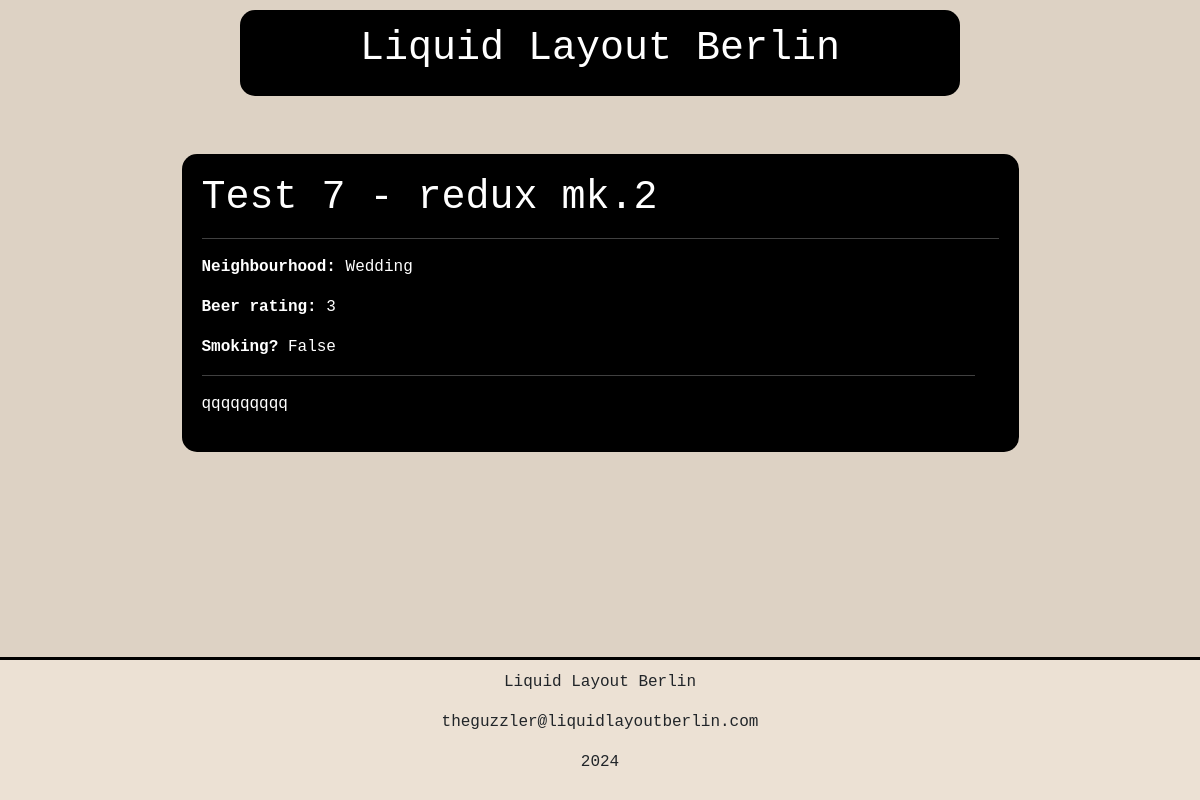
The page /index on the database as committed earlier.
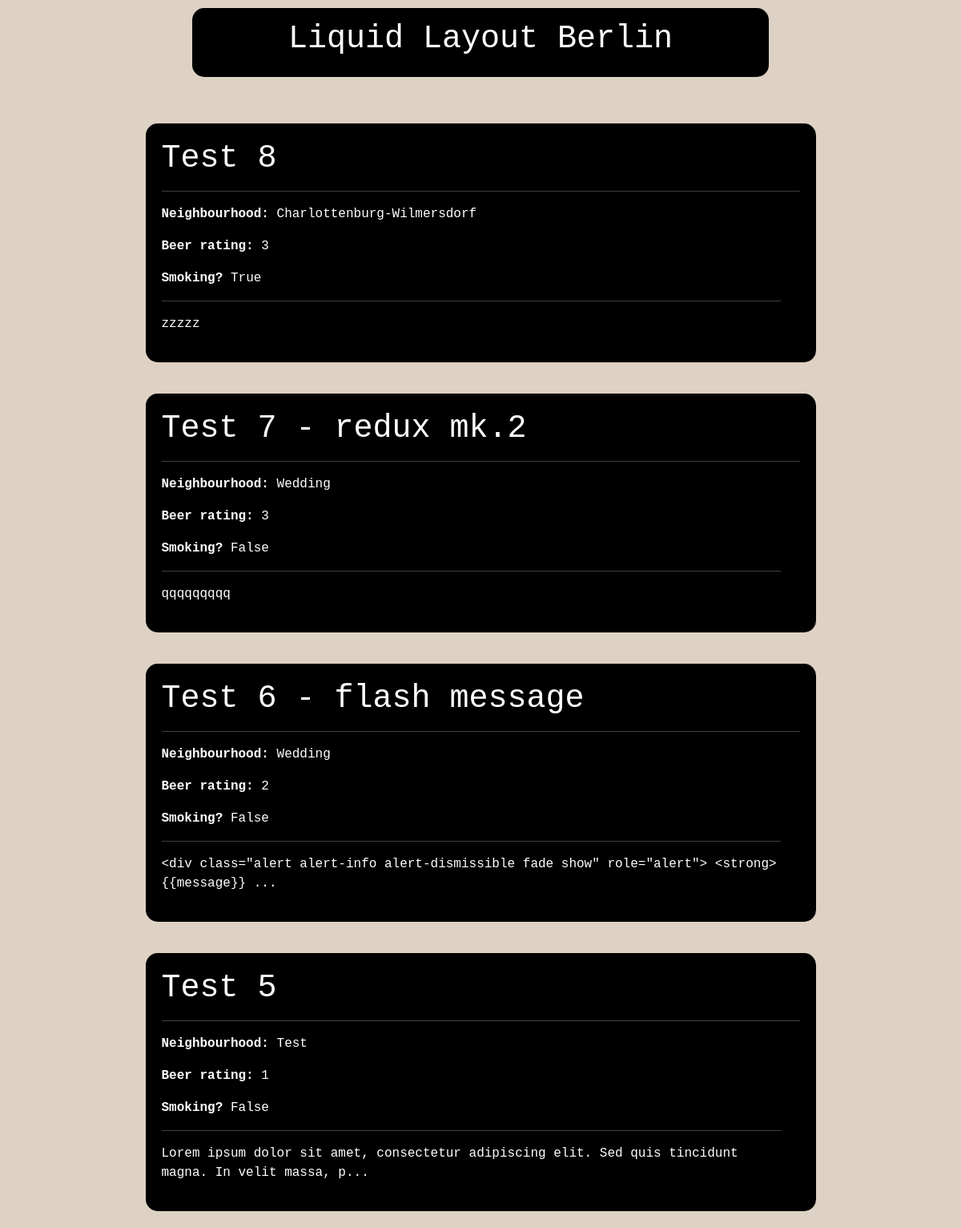
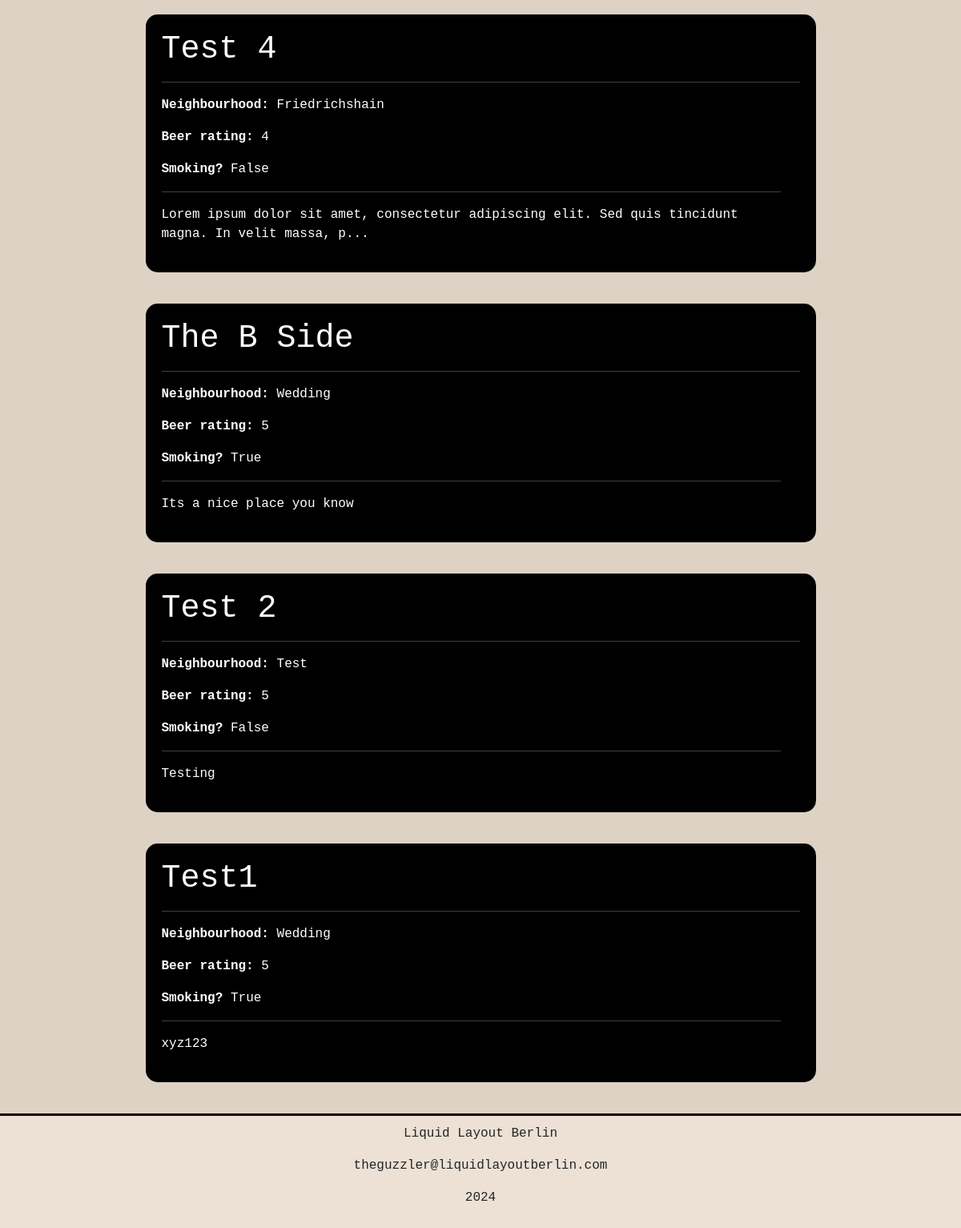
The same page on the database as committed later (2 pictures, top to bottom).
### app/models.py (models this page shows, shortened)
class Post(db.Model):
    id : so.Mapped[int] = so.mapped_column(primary_key=True)
    title : so.Mapped[str] = so.mapped_column(sa.String(64))
    body : so.Mapped[str] = so.mapped_column(sa.Text)
    map_embed : so.Mapped[str] = so.mapped_column(sa.Text, nullable=True)
    transit : so.Mapped[str] = so.mapped_column(sa.String(64))
    neighbourhood : so.Mapped[str] = so.mapped_column(sa.String(64))
    beer_rating : so.Mapped[str] = so.mapped_column(sa.Integer)
    guinness : so.Mapped[bool] = so.mapped_column(sa.Boolean)
    smoking : so.Mapped[bool] = so.mapped_column(sa.Boolean)
    music : so.Mapped[str] = so.mapped_column(sa.String(128))
    visible : so.Mapped[bool] = so.mapped_column(sa.Boolean, default=True, nullable=True)
    image_data: so.Mapped[bytes] = so.mapped_column(sa.LargeBinary, nullable=True)  # Store image data
    image_filename: so.Mapped[str] = so.mapped_column(sa.String(255), nullable=True)  # Store image filename
    timestamp : so.Mapped[datetime] = so.mapped_column(index=True, default=lambda: datetime.now(timezone.utc))
    user_id : so.Mapped[int] = so.mapped_column(sa.ForeignKey(User.id), index=True)
    author : so.Mapped[User] = so.relationship(back_populates="posts")

### app/routes.py (the view)
@app.route("/")
@app.route("/index")
def index():
    posts = Post.query.filter_by(visible=True).order_by(Post.timestamp.desc()).all()
    return render_template("index.html", title="Liquid Layout Berlin", posts=posts)

### app/templates/index.html
{% extends "base.html" %}
{% block content %}
{% for post in posts %}
    <div class="container text-left custom-post">
        <div class="row">
          <div class="col">
            <h1><a href="{{ url_for('posts', id=post.id) }}" class="a-custom">{{ post.title }}</a></h1><hr>
          </div>
          <div class="row">
            <div class="column">
                <p><b>Neighbourhood:</b> {{ post.neighbourhood }} </p>
            </div>
          </div>
          <div class="row">
            <div class="column">
                <p><b>Beer rating:</b> {{ post.beer_rating }} </p>
            </div>
          </div>
          <div class="row">
            <div class="column">
                <p><b>Smoking?</b> {{ post.smoking }} </p><hr>
            </div>
          </div>
          <div class="row">
            <div class="column">
                <p>{{ post.body[:100] }}{% if post.body|length > 100 %}...{% endif %}</p>
            </div>
          </div>
        </div>
      </div><br>
{% endfor %}
{% endblock %}

Rows that differ between the two databases and show on the page:
added Post: title "Test 8", neighbourhood "Charlottenburg-Wilmersdorf", beer_rating "3", smoking "True", body "zzzzz"
now on this page (row edited): Post: title "Test 6 - flash message", neighbourhood "Wedding", beer_rating "2", smoking "False", body "<div class=\"alert alert-info alert-dismissible fade show\" role=\"alert\"> <strong>{{message}}"
now on this page (row edited): Post: title "Test 5", neighbourhood "Test", beer_rating "1", smoking "False", body "Lorem ipsum dolor sit amet, consectetur adipiscing elit. Sed quis tincidunt magna. In velit massa, p"
now on this page (row edited): Post: title "Test 4", neighbourhood "Friedrichshain", beer_rating "4", smoking "False", body "Lorem ipsum dolor sit amet, consectetur adipiscing elit. Sed quis tincidunt magna. In velit massa, p"
now on this page (row edited): Post: title "The B Side", neighbourhood "Wedding", beer_rating "5", smoking "True", body "Its a nice place you know"
now on this page (row edited): Post: title "Test 2", neighbourhood "Test", beer_rating "5", smoking "False", body "Testing"
now on this page (row edited): Post: title "Test1", neighbourhood "Wedding", beer_rating "5", smoking "True", body "xyz123"
